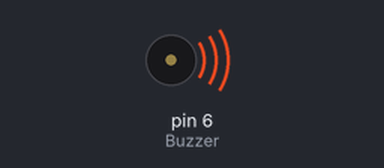
Bench run of a sketch on a simulated Arduino Uno, built with avr-gcc and run on an emulated ATmega328P. Shown: buzzer (waves = sounding).

Above: at 0.15 s.
Timing chart, 0 to 3.5 s (numbered marks = the images above):
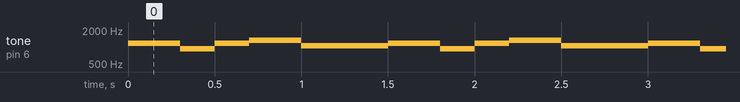

Measured:
- by itself, tone on pin 6 (Buzzer): repeats every 1.5 s: 932 Hz 0.20 s, 1174 Hz 0.20 s, 1318 Hz 0.30 s, 1046 Hz 0.50 s, 1174 Hz 0.30 s

The sketch:

Buzzer_Ex.ino
```cpp
#define Buzzer 6
int a[15] = {1174, 1174, 1174, 932, 932, 1174, 1174, 1318,1318, 1318, 1046, 1046,1046,1046,1046};
int i = 0;
void setup() {
  // put your setup code here, to run once:

  pinMode(Buzzer, OUTPUT);
}

void loop() {
  // put your main code here, to run repeatedly:
  tone(Buzzer, a[i], 1000);
  i++;
  if( i == 15) i = 0;
  delay(100);
}
```
